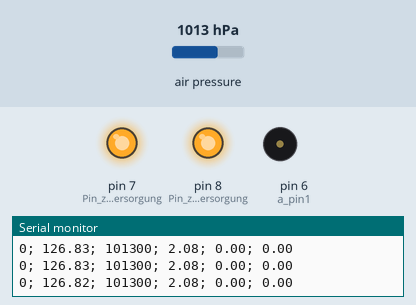
Bench run of a sketch on a simulated Arduino Leonardo, built with avr-gcc and run on an emulated ATmega32U4. On the bench: output pins drawn as LEDs (lit = HIGH), buzzer (waves = sounding), the last lines printed to the serial monitor. The inputs (shaded band) are chosen by the test bench; at power-on: air pressure 1013 hPa.

Above: at 3.4 s.
3.5 s: air pressure set to 1000 hPa
At 5.5 s:
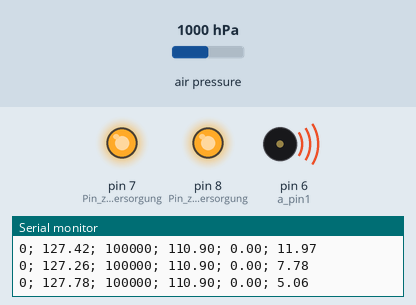
6.5 s: air pressure set to 975 hPa
At 10.6 s:
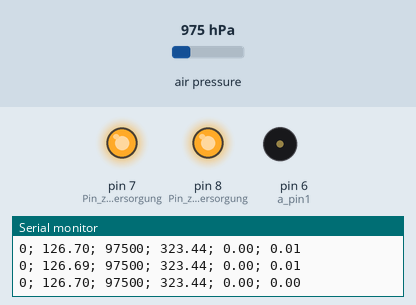
Timing chart, 0 to 12.1 s (numbered marks = the images above; inputs shaded):
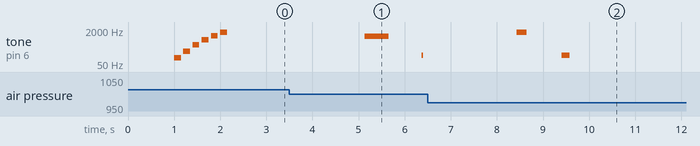

The sketch:

V_16_Filter10.ino
```cpp
/****************************************************
  Mini Vario mit Bluetooth
    Bluetooth Modul ist H-06
    Barometer Modul ist MS5611
    Mini PRO 3.3V 8 MHz oder Leonardo
    oder !!!belibiges!!! Arduino

  Auf der Misst von Ivaylo gewachsen.
  2018-04-12
****************************************************/

#include <Wire.h>
#include <MS5611.h>
MS5611 bpm;


//////////////////////////////////////////////////////////////////////////////////////////////////////////////////
///////////////////////////////   Variablen die Mann aendern kann!   /////////////////////////////////////////////
//////////////////////////////////////////////////////////////////////////////////////////////////////////////////
float min_steigen = 0.20;               //Minimale Steigen (Standart Wert ist 0.4m/s).
float max_sinken = -3.50;               //Maximales Sinken (Standart Wert ist - 1.1m/s).

long leseZeit = 150;                    //Interval zum lesen vom Baro audio Vario, Standart(min) ist 150.
long leseZeitBT = 100;                  //Interval zum lesen vom Baro fuer BT, Standart(min) ist 100.

long konst_frqz = 150;                  //Audio Frequez beim konstante Frequenz Einstellung.
long max_frqz = 2000;                   //Maximale Audio Frequenz beim variable Frequenz Einstellung.

//short bt_pin = 2;                     //Bluetooth Pin definieren. Fuer Leonardo 14. Fuer die Anderen 2.

int a_pin1 = 6;                         //Lautsprecher Pin definieren! <<= fuer normalen Mini Pro
//int a_pin1 = 9;                       //Lautsprecher Pin definieren! <<= fuer Leonardo
//int a_pin1 = 5;                       //Lautsprecher Pin definieren! <<= fuer Ivkos Micro Vario

// Fileter Einstellungen!!!
float FehlerV = 3.500 * min_steigen;    //Gewichtung fuer Vario Filter berechnen. 0.1 > FehlerV < 1.0

float mittel_n = 8;                     // Anzahl Werte fuer Mittelwert bilden.
float kal[9];                           // kal[n] ==> n = mittel_n +1
//////////////////////////////////////////////////////////////////////////////////////////////////////////////////
//////////////////////////////////////////////////////////////////////////////////////////////////////////////////
//////////////////////////////////////////////////////////////////////////////////////////////////////////////////


//////////////////////////////////////////////////////////////////////////////////////////////////////////////////
long Druck, Druck0, DruckB;

int PinBT,  XOR, c, startCH = 0;
float Vario, VarioR, Hoehe, AvrgV;

unsigned long  dZeit, ZeitE, ZeitS, ZeitPip;
//////////////////////////////////////////////////////////////////////////////////////////////////////////////////


// SETUP//////////////////////////////////////////////////////////////////////////////////////////////////////////
//////////////////////////////////////////////////////////////////////////////////////////////////////////////////
void setup() {
  leseZeit = leseZeit - 24;

  Serial.begin(9600);
  //Serial1.begin(9600);

  //pinMode(bt_pin, INPUT);                 // Definiert den Pin für der BT Schalter.
  //PinBT = digitalRead(bt_pin);            // Definiere SChalter Zustand fuer BT.
  PinBT = 0;                              // Wenn keine BT-Modul eingebaut ist - 0.

  pinMode(7, OUTPUT);                     // Pin zum BT Versorgung.
  pinMode(8, OUTPUT);                     // Pin zum BT Versorgung.


  // Initialize MS5611 sensor!
  // Ultra high resolution: MS5611_ULTRA_HIGH_RES
  // (default) High resolution: MS5611_HIGH_RES
  // Standard: MS5611_STANDARD
  // Low power: MS5611_LOW_POWER
  // Ultra low power: MS5611_ULTRA_LOW_POWER
  while (!bpm.begin(MS5611_ULTRA_HIGH_RES))
  {
    delay(500);
  }

  //BT umbenenen START
  if (PinBT == 0)
  {
    digitalWrite(7, HIGH);               // BT Versorgung einschalten.
    digitalWrite(8, HIGH);               // BT Versorgung einschalten.
    delay(1000);
    //Serial.begin(9600);                  //fuer MiniPro
    //Serial1.begin(9600);                 //fuer BT - Leonardo.
    /*/
      Serial.print("AT");
      delay(1500);
      Serial.print("AT+NAMEIvkosVario");
      delay(500);
      //Serial.print("AT+RESET");
      delay(500);//*/
    // PIN ist 1234 oder 0000 <= #############################################################################
  }
  else
  {
    digitalWrite(7, LOW);               // BT Versorgung einschalten.
    digitalWrite(8, LOW);               // BT Versorgung einschalten.
  }
  //BT umbenenen ENDE */


  // Spielt die Start-Tonfolge.
  tone(a_pin1 , 100, 150);
  delay(200);
  tone(a_pin1 , 200, 150);
  delay(200);
  tone(a_pin1 , 400, 150);
  delay(200);
  tone(a_pin1 , 700, 150);
  delay(200);
  tone(a_pin1 , 1100, 150);
  delay(200);
  tone(a_pin1 , 1600, 150);
  delay(200);
  // */

  ZeitS = micros();

}
//////////////////////////////////////////////////////////////////////////////////////////////////////////////////
// ENDE SETUP/////////////////////////////////////////////////////////////////////////////////////////////////////


// LOOP///////////////////////////////////////////////////////////////////////////////////////////////////////////
//////////////////////////////////////////////////////////////////////////////////////////////////////////////////
void loop()
{

  if (PinBT == 0)
  {
    dZeit = (micros() - ZeitS);
    if (float(dZeit) / 1000 >= float(leseZeit) )
    {
      SteigenBerechnen();
    }
    PipserX();
    //ZeitE = micros();
  }
  else
  {
    Bloetooth();
  }
}
//////////////////////////////////////////////////////////////////////////////////////////////////////////////////
// ENDE LOOP//////////////////////////////////////////////////////////////////////////////////////////////////////


//////////////////////////////////////////////////////////////////////////////////////////////////////////////////
//=> Unterfunktionen und Programme   /////////////////////////////////////////////////////////////////////////////
//////////////////////////////////////////////////////////////////////////////////////////////////////////////////
//////////////////////////////////////////////////////////////////////////////////////////////////////////////////


// Luftdrucksensor auslesen ######################################################################################
// ###############################################################################################################
void BaroAuslesen()
{
  Druck = bpm.readPressure();
  Hoehe = bpm.getAltitude(Druck);
}
// ###############################################################################################################
// ENDE ##########################################################################################################


// Steigen berechnen #############################################################################################
// ###############################################################################################################
void SteigenBerechnen()
{
  BaroAuslesen();


  int i;

  if (startCH == 0)
  {
    kal[0] = Hoehe;
    startCH = 1;
  }

  // Steigwerte berechnen.
  dZeit = (micros() - ZeitS);
  ZeitS = micros();

  VarioR = ((Hoehe - kal[0]) / (float(dZeit) / 1000000));

  //VarioR=0.500; // Ton Test !!!!!!!!!!!!!!!!!!!!!!!!!################################

  kal[1] = VarioR;

  kal[0] = Hoehe;

  // Filter fuer die Steigung anwenden.
  // > Mittelwert bilden.
  AvrgV = 0;
  i = 1;
  for (i; i <= mittel_n; i++) {
    AvrgV = AvrgV + kal[i];
  }
  AvrgV = AvrgV / mittel_n;
  AvrgV = (AvrgV  + Vario) / 2;
  // < Mittelwert bilden.

  if (FehlerV > 1.000) FehlerV = 1.000;
  Vario = FehlerV * AvrgV + (1 - FehlerV) * Vario;


  i = mittel_n;
  for (i; i > 1; i--) {
    kal[i] = kal[i - 1];
  }


  //BT Taster;dZeit[ms];Druck[Pa];Hoehe[m];VarioR[m/s];Vario[m/s]
  //  Zum aktivieren der Ausgabe * zwischen // loeschen.

  Serial.print(PinBT);
  Serial.print("; ");

  Serial.print(float(dZeit) / 1000, 2);
  Serial.print("; ");

  Serial.print(Druck);
  Serial.print("; ");

  Serial.print(Hoehe, 2);
  Serial.print("; ");

  Serial.print(VarioR, 2);
  Serial.print("; ");

  Serial.print(Vario, 2);//
  Serial.println(); // */

}
// ###############################################################################################################
// ENDE ##########################################################################################################


// Pipser ########################################################################################################
// ###############################################################################################################
void PipserX()
{
  //Vario = 1.00; // Ton Test!

  float frequency = float(max_frqz) / (1.00 + pow((Vario - 10.000) / -5.000, 4.000));
  float duration = (-60.00 * Vario + 670) * 0.75; // Variable Pause
  frequency = int(frequency);
  duration = long(duration);

  // Wenn Steigen groesser als min_steigen
  if ( Vario >= min_steigen)
  {
    if ( Vario <= 7  )
    {
      if ( (millis() - ZeitPip) >= (unsigned long)(2 * duration) )
      {
        ZeitPip = millis();
        tone( a_pin1 , int(frequency), int(duration) );
      }
    }
    if ( Vario > 10)
    {
      if ( Vario > 13) noTone(a_pin1);
      else tone(a_pin1 , int(max_frqz / 2));
      delay(0);
    }
  }

  // Wenn Sinken kleiner als max_sinken
  if ( Vario < max_sinken)
  {
    tone(a_pin1 , 300, 150);
    delay(125);
    tone(a_pin1 , 200, 150);
    delay(150);
    tone(a_pin1 , 100, 150);
    delay(175);
  }

  if ( Vario < min_steigen) noTone(a_pin1);
}
// ###############################################################################################################
// ENDE ##########################################################################################################


// Bloetooth #####################################################################################################
// ###############################################################################################################
/*  Verschiedene Komuniktionsprotokole möglich.  */

void Bloetooth()
{
  // Start "Blue Fly Vario" sentence ===========================================================================
  // ===========================================================================================================
  /* Ausgabe im BlueFlyVario Format.     The standard BlueFlyVario outp ut mode. This sends raw
    pressure measurements in the form "PRS XXXXX\n": XXXXX is the raw (unfiltered) pressure
    measurement in hexadecimal pascals. */
  // On-Off | Hier zwischen // ein * setzen dann ist es deaktiviert.
  //Temp = bpm.readTemperature();
  Druck = bpm.readPressure();

  Serial.print("PRS ");               //Ausgabe an der BT fuer MiniPro.
  Serial.println( Druck, HEX);        //BT-Serial schnitstelle ungefiltert.  Fuer MiniPro.

  //Serial1.print("PRS ");               //Ausgabe an der BT fuer Leonardo.
  //Serial1.println( Druck, HEX);        //BT-Serial schnitstelle ungefiltert.  Fuer Leonardo.

  // Wenn XCSoar vervender wird die Zeile drunter mitt "//..." auskomentieren.
  //delay(leseZeitBT - 22); //Wenn XCTrack benutzt wird Zeille aktiv lassen.

  // Ende "BlueFlyVario" sentence =========================================================================== */

  // =>>

  // Start "LXNAV - LXWP0" sentence ============================================================================
  // ===========================================================================================================
  /* Send LXWP0 output mode for use with a range of apps:
      "$LXWP0,loger_stored (Y/N), IAS (kph), baroaltitude (m), vario (m/s),,,,,,heading of plane,
      windcourse (deg),windspeed (kph)*checksum \r\n" */
  /*/ On-Off | Hier zwischen // ein * setzen dann ist es deaktiviert.
      SteigenBerechnen();

      String s = "LXWP0,N,,";
      s = String(s+ String(Hoehe,1) + "," + String(Vario,2) + ",,,,,,,,"  );

    // Checksum berechnen und als int ausgeben
    // wird als HEX benötigt im NMEA Datensatz
    // zwischen $ und * rechnen
      int i, XOR, c;
      XOR = 0;

      for (i = 0; i < s.length(); i++) {
          c = (unsigned char)s.charAt(i);
          if (c == '*') break;
          if (c!='$') XOR ^= c;
      }
    // Checksum berechnen

      // Fuer MiniPro:
      Serial.print("$");
      Serial.print(s);
      Serial.print("*");
      Serial.println(XOR,HEX);

      // Fuer Leonardo:
      //Serial.print("$");
      //Serial.print(s);
      //Serial.print("*");
      //Serial.println(XOR,HEX); //

    delay(leseZeitBT - 73);

    // Ende "LXNAV - LXWP0" sentence ========================================================================== */

  // =>>

  // Start "LK8EX1" sentence ===================================================================================
  // ===========================================================================================================
  // Send $LK8EX1,pressure,altitude,vario,temperature,battery,*checksum
  /*/ On-Off | Hier zwischen // ein * setzen dann ist es deaktiviert.
    SteigenBerechnen();

    String s = "LK8EX1,";
    s = String(s + String(Druck,DEC) + "," + String(Hoehe,2) + "," + String(Vario*100,0) + "," + String(Temp,1) + ",1.1,");

    // Checksum berechnen und als int ausgeben
    // wird als HEX benötigt im NMEA Datensatz
    // zwischen $ und * rechnen
    int i, XOR, c;
    XOR = 0;

    for (i = 0; i < s.length(); i++) {
    c = (unsigned char)s.charAt(i);
    if (c == '*') break;
    if (c!='$') XOR ^= c;
    }
    // Checksum berechnen

      // Fuer MiniPro:
      Serial.print("$");
      Serial.print(s);
      Serial.print("*");
      Serial.println(XOR,HEX);

      // Fuer Leonardo:
      //Serial.print("$");
      //Serial.print(s);
      //Serial.print("*");
      //Serial.println(XOR,HEX); //

    delay(leseZeitBT - 23);
    // Ende "LK8EX1" sentence ================================================================================= */

  // =>>

  // Start "Custom BFV" sentence ===============================================================================
  // ===========================================================================================================
  /* Custom BFV sentence: This sends a NMEA like sentence in the
    following format: "$BFV,pressure(Pa),vario(cm/s), temp(deg C),
    battery(%),pitotDiffPressure(pa)*checksum\r\n". Pressure (the filtered pressure as an
    unsigned integer), vario (the filtered vario as an signed integer) and temp(signed float) are
    always sent. Battery % (unsigned integer) is only sent for models which include a battery;
    otherwise "0" is sent. pitotDiffPressure (signed integer) is only sent when the hardware
    setting usePitot is enabled. */
  /*/ On-Off | Hier zwischen // ein * setzen dann ist es deaktiviert.
      SteigenBerechnen();

      String s = "BFV,";
      s = String(s + String(Druck) + "," + String(Vario*100,0) + "," + String(Temp,2) + ",0"  );

    // Checksum berechnen
    // und als int ausgeben wird als HEX benötigt.
    // Im NMEA Datensatz zwischen $ und * rechnen.
      int i, XOR, c;
      XOR = 0;

      for (i = 0; i < s.length(); i++) {
          c = (unsigned char)s.charAt(i);
          if (c == '*') break;
          if (c!='$') XOR ^= c;
      }

      // Fuer MiniPro:
      Serial.print("$");
      Serial.print(s);
      Serial.print("*");
      Serial.println(XOR,HEX);

      // Fuer Leonardo:
      //Serial.print("$");
      //Serial.print(s);
      //Serial.print("*");
      //Serial.println(XOR,HEX); //

    delay(leseZeitBT - 24);

    // Ende "Custom BFV sentence" ============================================================================= */


  // Start Normale Daten Ausgabe ===============================================================================
  // ===========================================================================================================
  /*/ On-Off | Hier zwischen // ein * setzen dann ist es deaktiviert.

    // Zum Testen ueber Serial-Port !!!-> nicht vergesen VarioR aus zu kommentiren.
    //Temp.[C°];Druck[Pa];Hoehe[m];dZeit[ms];VarioR[m/s];Vario[m/s];BT Taster
    //  Zum Asugabe aktiwieren * zwischen // löschen.

    SteigenBerechnen();

    Serial.print(Temp, 2);
    Serial.print("; ");

    Serial.print(Druck);
    Serial.print("; ");

    Serial.print(Hoehe, 2);
    Serial.print("; ");

    Serial.print(dZeit/1000, 3);
    Serial.print("; ");

    Serial.print(VarioR, 2);
    Serial.print("; ");

    Serial.print(Vario, 2);
    Serial.print("; ");

    Serial.print(PinBT);
    Serial.println();

    delay(leseZeit - 4);

    // Ende Normale Daten Ausgabe ============================================================================= */
}
// ###############################################################################################################
// ENDE ##########################################################################################################
```

Measured:
- after the input at 3.5 s, tone on pin 6 (a_pin1): plays 1000 Hz for 0.26 s, 1022 Hz for 0.27 s, 129 Hz for 0.03 s, starting after 1.6 s
- after the input at 6.5 s, tone on pin 6 (a_pin1): silent → 1600 Hz after 1.9 s, → silent 0.21 s later, → 132 Hz 0.76 s later, → silent 0.17 s later
